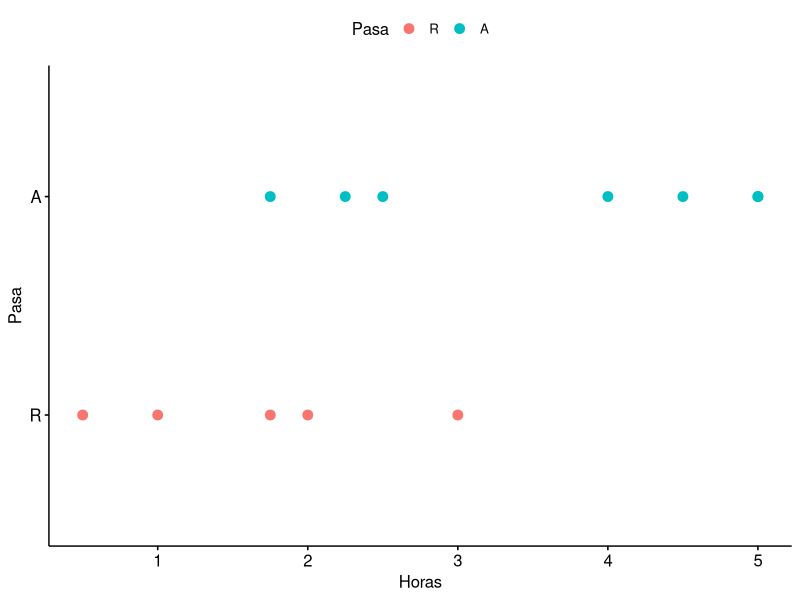
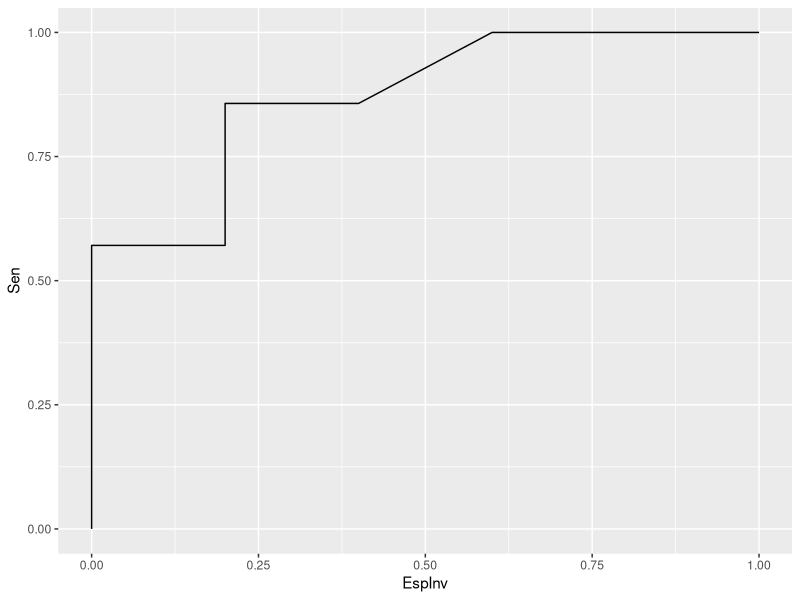
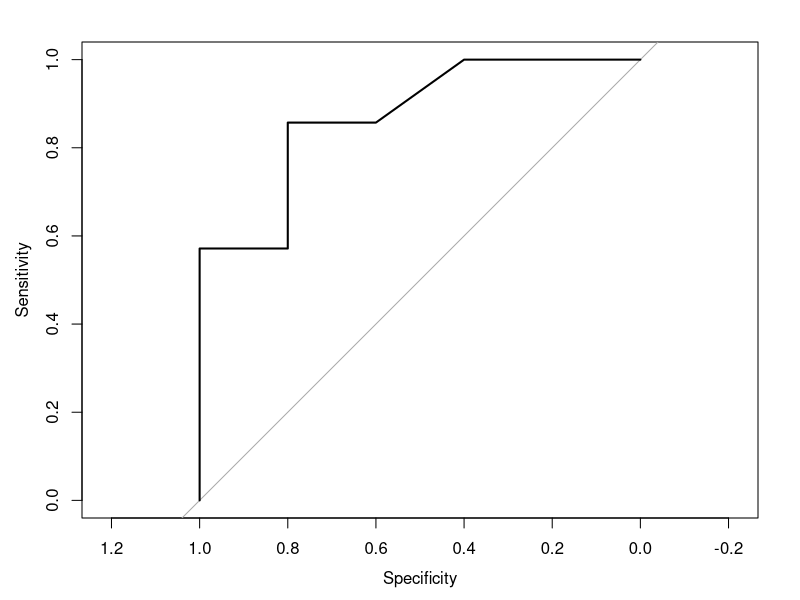

R code for these plots, in order:
library(ggpubr)

Horas <- c(0.50, 1.00, 1.75, 1.75, 2.00, 2.25, 2.50, 3.00, 4.00, 4.50, 5.00, 5.00)
Pasa <- c('R', 'R', 'R', 'A', 'R', 'A', 'A', 'R', 'A', 'A', 'A', 'A')
Pasa <- factor(Pasa, levels = c("R", "A"))

datos <- data.frame(Horas, Pasa)

p1 <- ggscatter(
  datos, x = "Horas", y = "Pasa",
  color = "Pasa", fill = "Pasa", shape = 21, size = 3
)
print(p1)

m1 <- glm(
  Pasa ~ Horas,
  family = binomial(link = "logit"),
  data = datos
)

datos[["Prob"]] <- round(m1[["fitted.values"]], 2)

# ====== si Pr >= 0.5 ==========

#       R(-)  A(+)
# ----------------
#  R-   4      1
#  A+   1      6
#

# 10 correctas, 2 errores

# Accuracy o exactitud
# (VP + VN) / (VP + VN + FP + FN) = (6 + 4) / 12 = 10 / 12 = 0.833

# Sensibilidad (sensibility, recall)
# VP / (VP + FN) = 6 / (6 + 1) = 0.857

# Especificidad (especificity)
# VN / (VN + FP) = 4 / (4 + 1) = 4 / 5 = 0.800

# Precisión (precision)
# VP / (VP + FP) = 6 / (6 + 1) = 0.857


# ====== si Pr >= 0.2 ==========

#       R(-)  A(+)
# ----------------
#  R-   2      0
#  A+   3      7
#

# 9 correctas, 3 errores

# Sensibilidad (sensibility, recall)
# VP / (VP + FN) = 7 / (7 + 0) = 1.000

# Especificidad (especificity)
# VN / (VN + FP) = 2 / (2 + 3) = 2 / 5 = 0.400


# ====== si Pr >= 0.4 ==========

#       R(-)  A(+)
# ----------------
#  R-   3      1
#  A+   2      6
#

# 9 correctas, 3 errores

# Sensibilidad (sensibility, recall)
# VP / (VP + FN) = 6 / (6 + 1) = 0.857

# Especificidad (especificity)
# VN / (VN + FP) = 3 / (3 + 2) = 3 / 5 = 0.600

# ====== si Pr >= 0.6 ==========

#       R(-)  A(+)
# ----------------
#  R-   4      3
#  A+   1      4
#

# 8 correctas, 4 errores

# Sensibilidad (sensibility, recall)
# VP / (VP + FN) = 4 / (4 + 3) = 4 / 7 = 0.571

# Especificidad (especificity)
# VN / (VN + FP) = 4 / (4 + 1) = 4 / 5 = 0.800

# ====== si Pr >= 0.8 ==========

#       R(-)  A(+)
# ----------------
#  R-   5      3
#  A+   0      4
#

# 9 correctas, 3 errores

# Sensibilidad (sensibility, recall)
# VP / (VP + FN) = 4 / (4 + 3) = 4 / 7 = 0.571

# Especificidad (especificity)
# VN / (VN + FP) = 5 / (5 + 0) = 5 / 5 = 1.000


# umbral 0.2  0.4    0.5    0.6    0.8
esp <- c(0.4, 0.600, 0.800, 0.800, 1.000)
sen <- c(1.0, 0.857, 0.857, 0.571, 0.571)

esp.inv = 1 - esp
o <- order(esp.inv, sen, decreasing = c(TRUE, FALSE))
dg <- data.frame(Sen = sen[o], EspInv = esp.inv[o])
# Para graficar, agreguemos origen y fin
dg <- rbind(
  data.frame(Sen = 0, EspInv = 0),
  dg,
  data.frame(Sen = 1, EspInv = 1)
)
a <-dg[2,]
dg[2,] <- dg[3,]
dg[3,] <- a
p1 <- ggplot(dg, aes(EspInv, Sen)) +
  geom_line() +
  expand_limits(x = 1, y = 0)
print(p1)

# Pero como siempre, algo hay implementado en R
probs <- predict(m1, datos, type = "response")
library(pROC)
roc1 <- roc(datos[["Pasa"]], probs)
plot(roc1)

# Al igual que para obtener la matriz de confusión y métricas
umbral <- 0.5
preds <- sapply(probs, function(p) ifelse(p >= umbral, "A", "R"))
preds <- factor(preds, levels = levels(datos[["Pasa"]]))
library(caret)
cf <- confusionMatrix(preds, datos[["Pasa"]])
print(cf)